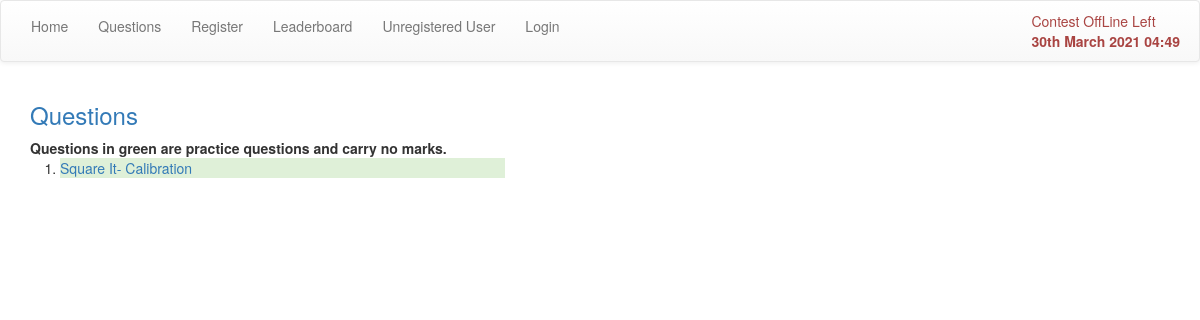
The page /question/ on the database as committed earlier.
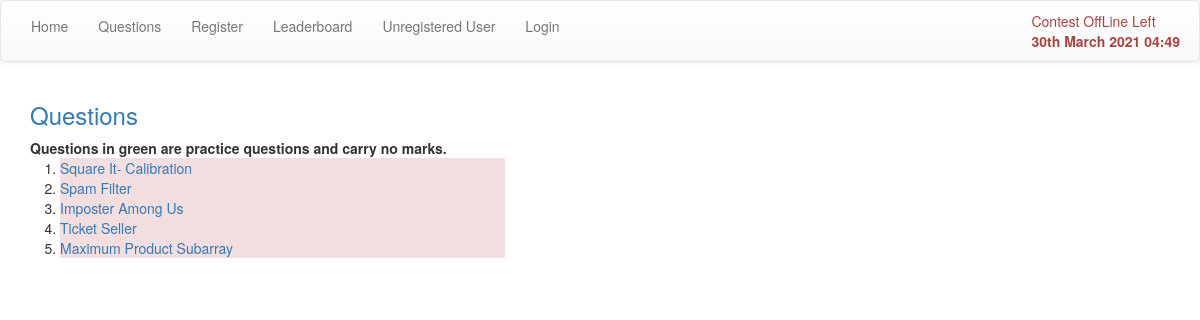
The same page on the database as committed later.
### question/models.py (models this page shows, shortened)
class Question(models.Model):
    qno = models.IntegerField()
    title = models.CharField(max_length=50)
    text = HTMLField()
    practice = models.BooleanField(default=False)
    score   = models.IntegerField()
    def get_absolute_url(self):
        return reverse('question:question', kwargs={'qno': self.qno})

### question/views.py (the view)
def question_home(request):
    data = {}
    template = 'question/question.html'
    data['questions'] = models.Question.objects.all()
    return render(request, template, data)

### contest/context_processors.py (called while the page is built)
def contest_time(request):
    context = {}
    now = timezone.now()
    contest = models.ContestControl.objects.first()
    if contest is None:
        temp = models.ContestControl()
        temp.save()
    contest = models.ContestControl.objects.first()
    if now < contest.start:
        time = contest.start
    elif contest.start <= now <= contest.end:
        time = contest.end
    else:
        time = None
    context['contest_time'] = time
    context['contest_on'] = is_contest_on()
    context['contest_phase'] = contest_phase()
    return context

### contest/functions.py (called while the page is built)
def is_contest_on():
    contest = ContestControl.objects.first()
    now = timezone.now()
    if contest.start <= now <= contest.end:
        return True
    return False

def contest_phase():
    now = timezone.now()
    contest = ContestControl.objects.first()
    if now < contest.start:
        return 'before'
    elif contest.start <= now <= contest.end:
        return 'during'
    elif contest.end < now:
        return 'after'

### question/templates/question/question.html (shortened to what this page needs)
{%extends 'base.html'%}
{%block body%}
    <div class='container text-left'>
        {% if questions %}
            <div class='row'>
                <h3 class='text-primary'>Questions</h3>
                <b>Questions in green are practice questions and carry no marks.</b>
            </div>
            <ol class='col-md-5'>
                {% for ques in questions %}
                    <li class='bg-{% if ques.practice %}success
                                  {% else %}danger
                                  {% endif %}'>
                    <a href={{ ques.get_absolute_url }}>{{ques.title}}</a></li>
                {% endfor %}
            </ol>
        {% elif question %}
                {% if answer_form %}
                        {%load bootstrap%}
                {% endif %}
        {% endif %}
    </div>
    {% load static %}
{%endblock%}

### templates/base.html (shortened to what this page needs)
<!DOCTYPE html>
<html lang='en'>
    <head>
    {%load static%}
    {%load bootstrap%}
    <link rel="stylesheet" href='{% static "/bootstrap.min.css" %}'>
    <link rel="stylesheet" href={% static '/bootstrap-theme.min.css' %}>
    </head>
    <body>
        <nav class='navbar navbar-default' role='navigation'>
        <div class='collapse navbar-collapse' id='navbar-collapse-1'>
            <ul class='nav navbar-nav'>
                <li><a href={% url 'home' %}>Home</a></li>
                <li><a href={% url 'question:home' %}>Questions</a></li>
                <li><a href={% url 'register' %}>Register</a></li>
                <li><a href={% url 'question:leaderboard'%}>Leaderboard</a></li>
                {% if request.user.is_authenticated %}
                <li><a> {{user.profile}} - {{user.profile.score}}</a> </li>
                <li><a href={% url 'logout' %}>Logout</a>
                {% else %}
                <li><a> Unregistered User</a></li>
                <li> <a href={% url "login"%}>Login</a>
                {% endif %}
            </ul>
            <ul class='nav navbar-right'>
                <li> {% if contest_on %}
                    <a class='text-success'>Contest Online
                     {%else%}
                    <a class='text-danger'>Contest OffLine
                     {%endif%}
                     {{contest_time | timeuntil}} Left<br>
                     <b id='time'>{% now "jS F Y H:i"%}</b>&nbsp;</a>
                </li>
            </ul>
        </div>
        </nav>
    <div class='container'>
    {%block body%}
    {%endblock%}
    </div>
    </body>
</html>

Rows that differ between the two databases and show on the page:
changed Question "Square It- Calibration": practice True → False (drawn)
added Question: title "Spam Filter"
added Question: title "Imposter Among Us"
added Question: title "Ticket Seller"
added Question: title "Maximum Product Subarray"
